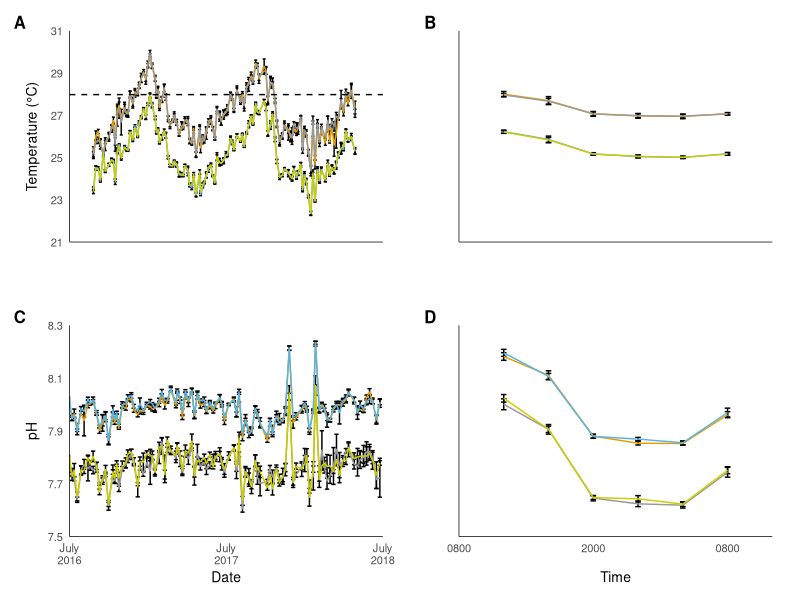

Reproduce this figure in R.
#><><><><><><><><><><><><><><><><><><><><><><><><><><><><><><
#  Figure 1 - Environmental data from mesocosm experiment 
#><><><><><><><><><><><><><><><><><><><><><><><><><><><><><><

library(gtable)
library(grid)
library(ggplot2)

table1<-read.csv("Daily_mean_temp_chem.csv", header=T)
head(table1)
colorOrder<-c("Heated","AcidifiedHeated","Control","Acidified")
table1$Treatment<-factor(table1$Treatment, levels = colorOrder)

table2<-read.csv("Diel_mean_temp_chem.csv", header=T)
head(table2)
table2$Treatment<-factor(table2$Treatment, levels = colorOrder)

p1<-ggplot(table1, aes(x=Day.past.1.1.16, y=Temp..in.situ., color=Treatment)) + 
  geom_errorbar(aes(ymin=Temp..in.situ.-Temp..in.situ..SD, ymax=Temp..in.situ.+Temp..in.situ..SD), color="black", width=10) +
  geom_line(size=0.5)+
  theme_classic()+theme(legend.position="none")+
  scale_color_manual(values = c(Acidified ="yellow3",
                                AcidifiedHeated ="#999999",
                                Heated ="#E69F00",
                                Control = "#56B4E9"))+
  theme(plot.tag=element_text(size=12))+theme(plot.tag=element_text(face="bold"))+
  geom_hline(aes(yintercept=27.98), linetype="dashed", size=0.5)+
  labs(x="", y="Temperature (°C)", tag="A")+
  scale_x_continuous(breaks=c(182,547,912), limits=c(0,1035), labels=c("", "", ""), expand=c(0,0))+
  scale_y_continuous(expand=c(0,0), limits=c(21,31))+
  theme(plot.margin=margin(10,20,10,10))+
  theme(axis.line=element_line(size=0.001))+
  theme(axis.ticks=element_line(size=0.001))+
  theme(axis.line.x = element_line(color="black", size = .25),
        axis.line.y = element_line(color="black", size = .25),
        axis.title.y = element_text(size = 10),
        axis.text=element_text(size=8))

p2<-ggplot(table2, aes(x=Time.past.start, y=Temp.mean, color=Treatment)) + 
  geom_errorbar(aes(ymin=Temp.mean-Temp.SD, ymax=Temp.mean+Temp.SD), color="black", width=0.5) +
  geom_line(size=0.5)+
  theme_classic()+theme(legend.position="none")+
  scale_color_manual(values = c(Acidified ="yellow3",
                                AcidifiedHeated ="#999999",
                                Heated ="#E69F00",
                                Control = "#56B4E9"))+
  theme(plot.tag=element_text(size=12))+theme(plot.tag=element_text(face="bold"))+
  theme(axis.title.y=element_text(size=10))+
  theme(axis.text.y=element_blank())+
  theme(axis.text.x=element_text(size=8))+
  theme(axis.title.x=element_text(size=10))+
  labs(x="", y="", tag="B")+
  scale_x_continuous(breaks=c(-4,8,20), limits=c(-4,24), labels=c("","",""), expand=c(0,0))+
  scale_y_continuous(limits=c(21,31), expand=c(0,0))+
  theme(plot.margin=margin(10,20,10,10))+
  theme(axis.line=element_line(size=0.001))+
  theme(axis.ticks=element_line(size=0.001))+
  theme(axis.line.x = element_line(color="black", size = .25),
        axis.line.y = element_line(color="black", size = .25))

p3<-ggplot(table1, aes(x=Day.past.1.1.16, y=pH.out, color=Treatment)) + 
  geom_errorbar(aes(ymin=pH.out-pH.out.SD, ymax=pH.out+pH.out.SD), color="black", width=10) +
  geom_line(size=0.5)+
  theme_classic()+theme(legend.position="none")+
  scale_color_manual(values = c(Acidified ="yellow3",
                                AcidifiedHeated ="#999999",
                                Heated ="#E69F00",
                                Control = "#56B4E9"))+
  theme(plot.tag=element_text(size=12))+theme(plot.tag=element_text(face="bold"))+
  labs(x="Date", y=expression("pH"), tag="C")+
  scale_x_continuous(breaks=c(182,547,912), limits=c(182,912), labels=c("July\n2016", "July\n2017", "July\n2018"), expand=c(0,0))+
  scale_y_continuous(expand=c(0,0), limits=c(7.5,8.3))+
  theme(plot.margin=margin(10,20,10,10))+
  theme(axis.line=element_line(size=0.001))+
  theme(axis.ticks=element_line(size=0.001))+
  theme(axis.line.x = element_line(color="black", size = .25),
        axis.line.y = element_line(color="black", size = .25),
        axis.title.y = element_text(size = 10),
        axis.title.x = element_text(size = 10),
        axis.text=element_text(size=8))

p4<-ggplot(table2, aes(x=Time.past.start, y=pH.mean, color=Treatment)) + 
  geom_errorbar(aes(ymin=pH.mean-pH.SD, ymax=pH.mean+pH.SD), color="black", width=0.5) +
  geom_line(size=0.5)+
  theme_classic()+theme(legend.position="none")+
  scale_color_manual(values = c(Acidified ="yellow3",
                                AcidifiedHeated ="#999999",
                                Heated ="#E69F00",
                                Control = "#56B4E9"))+
  theme(plot.tag=element_text(size=12))+theme(plot.tag=element_text(face="bold"))+
  theme(axis.title.y=element_text(size=10))+
  theme(axis.text.y=element_blank())+
  theme(axis.text.x=element_text(size=8))+
  theme(axis.title.x=element_text(size=10))+
  labs(x="Time", y="", tag="D")+
  scale_x_continuous(breaks=c(-4,8,20), limits=c(-4,24), labels=c("0800","2000","0800"), expand=c(0,0))+
  scale_y_continuous(limits=c(7.5,8.3), expand=c(0,0))+
  theme(plot.margin=margin(10,20,10,10))+
  theme(axis.line=element_line(size=0.001))+
  theme(axis.ticks=element_line(size=0.001))+
  theme(axis.line.x = element_line(color="black", size = .25),
        axis.line.y = element_line(color="black", size = .25),
        axis.title.y = element_text(size = 10),
        axis.title.x = element_text(size = 10),
        axis.text=element_text(size=8))

g1<-ggplotGrob(p1)
g3<-ggplotGrob(p3)
g2<-ggplotGrob(p2)
g4<-ggplotGrob(p4)
g<-rbind(g1, g3, size="first")
g$widths<-unit.pmax(g1$widths, g3$widths)
gg<-rbind(g2, g4, size="first")
gg$widths<-unit.pmax(g2$widths, g4$widths)
ggg<-cbind(g, gg, size="first")
grid.newpage()
grid.draw(ggg)
